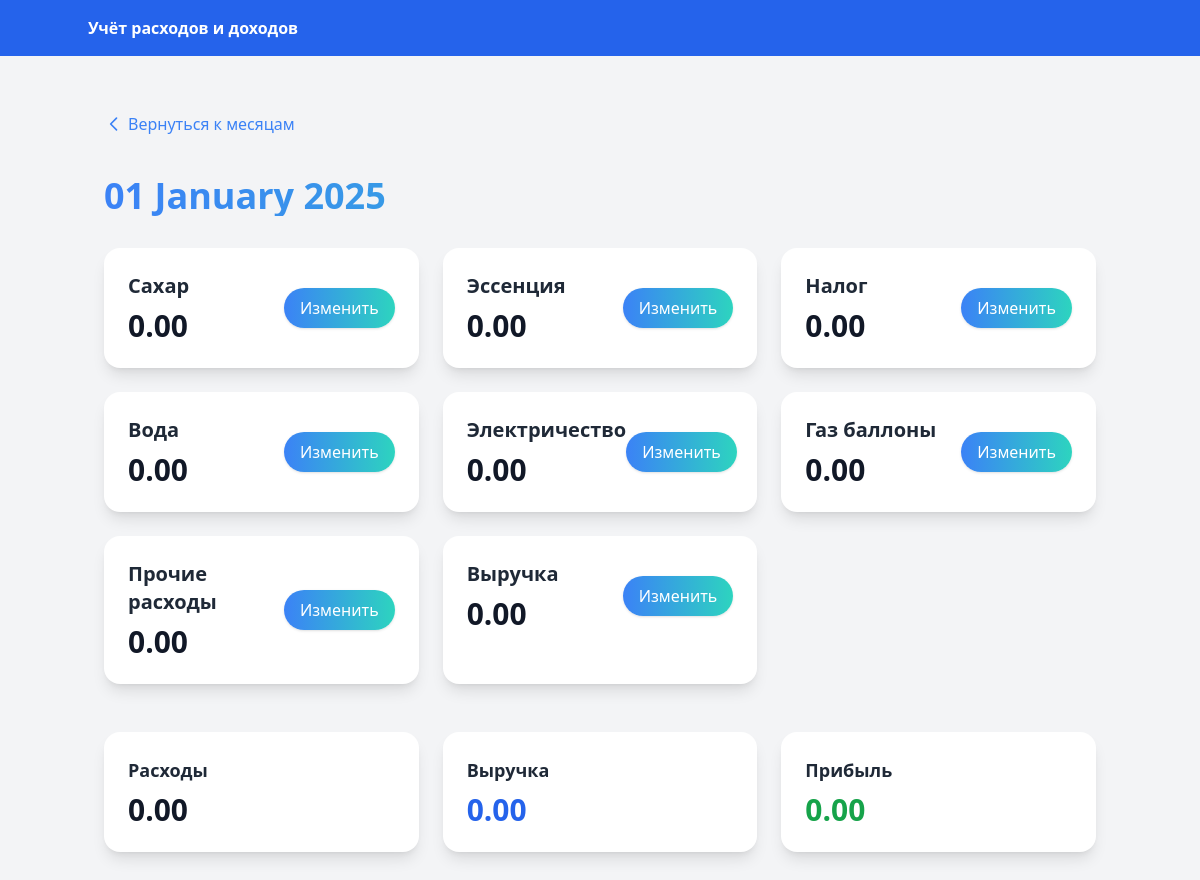
/day/2025/1/1, run on the app's committed database.
### models.py (models this page shows)
class DayRecord(db.Model):
    __tablename__ = 'day_records'
    id   = db.Column(db.Integer, primary_key=True)
    date = db.Column(db.Date, unique=True, nullable=False)
    sugar       = db.Column(db.Float, default=0)
    essence     = db.Column(db.Float, default=0)
    tax         = db.Column(db.Float, default=0)
    water       = db.Column(db.Float, default=0)
    electricity = db.Column(db.Float, default=0)
    gas         = db.Column(db.Float, default=0)
    other       = db.Column(db.Float, default=0)      # ← НОВОЕ
    revenue     = db.Column(db.Float, default=0)
    def expenses_total(self):
        return (_n(self.sugar) + _n(self.essence) + _n(self.tax) +
                _n(self.water) + _n(self.electricity) + _n(self.gas) +
                _n(self.other))                      # ← + other
    def profit(self):
        return _n(self.revenue) - self.expenses_total()

### app.py (the view, shortened to what this page needs)
    @app.route('/day/<int:year>/<int:month>/<int:day>', methods=['GET', 'POST'])
    def day_view(year, month, day):
        selected_date = date(year, month, day)
        record = DayRecord.query.filter_by(date=selected_date).first() or DayRecord(date=selected_date)
        cards = [
            ('sugar',       'Сахар',            record.sugar),
            ('essence',     'Эссенция',         record.essence),
            ('tax',         'Налог',            record.tax),
            ('water',       'Вода',             record.water),
            ('electricity', 'Электричество',    record.electricity),
            ('gas',         'Газ баллоны',      record.gas),
            ('other',       'Прочие расходы',   record.other),
            ('revenue',     'Выручка',          record.revenue),
        ]
        return render_template(
            'day.html',
            date=selected_date,
            cards=cards,
            record=record,
            month=month,
            year=year
        )

### models.py (called while the page is built)
def _n(v):           # helper ⟶ None → 0
    return v or 0

### templates/day.html (shortened to what this page needs)
{% extends 'base.html' %}
{% block content %}
<div class="container mx-auto px-4 py-6 max-w-7xl">
  <a href="{{ url_for('month_view', year=year, month=month) }}"
     class="inline-flex items-center text-blue-500 hover:text-blue-600 transition mb-6">
    <svg class="w-5 h-5 mr-1" fill="none" stroke="currentColor" stroke-width="2"
         viewBox="0 0 24 24" xmlns="http://www.w3.org/2000/svg">
      <path stroke-linecap="round" stroke-linejoin="round" d="M15 19l-7-7 7-7"></path>
    </svg>
    <span class="font-medium">Вернуться к месяцам</span>
  </a>
  <h1 class="mt-4 text-4xl font-extrabold bg-clip-text text-transparent
             bg-gradient-to-r from-blue-500 to-teal-400 animate-pulse mb-8">
  </h1>
  <div class="grid grid-cols-1 sm:grid-cols-2 lg:grid-cols-3 gap-6 mb-12">
    {% for field, label, value in cards %}
      {% set val = value or 0 %}
      <div x-data="{ open: false }" class="relative bg-white rounded-2xl shadow-lg p-6 group">
        <div class="relative z-10 flex justify-between items-center">
          <div>
            <div class="text-xl font-semibold text-gray-800">{{ label }}</div>
            <div class="text-3xl font-bold mt-2 text-gray-900">{{ '{:.2f}'.format(val) }}</div>
          </div>
          <button @click="open = true"
                  class="bg-gradient-to-r from-blue-500 to-teal-400 text-white px-4 py-2 rounded-full shadow
                         hover:from-blue-600 hover:to-teal-500 transition transform hover:-translate-y-0.5">
            Изменить
          </button>
        </div>
      </div>
    {% endfor %}
  </div>
  <div class="grid grid-cols-1 sm:grid-cols-3 gap-6">
    <div class="bg-white rounded-2xl shadow-lg p-6">
      <div class="text-lg font-semibold text-gray-800 mb-2">Расходы</div>
      <div class="text-3xl font-bold text-gray-900">{{ '{:.2f}'.format(record.expenses_total()) }}</div>
    </div>
    <div class="bg-white rounded-2xl shadow-lg p-6">
      <div class="text-lg font-semibold text-gray-800 mb-2">Выручка</div>
      <div class="text-3xl font-bold text-blue-600">{{ '{:.2f}'.format(record.revenue or 0) }}</div>
    </div>
    <div class="bg-white rounded-2xl shadow-lg p-6">
      <div class="text-lg font-semibold text-gray-800 mb-2">Прибыль</div>
      <div class="text-3xl font-bold {{ 'text-red-600' if record.profit() < 0 else 'text-green-600' }}">
        {{ '{:.2f}'.format(record.profit()) }}
      </div>
    </div>
  </div>
</div>
{% endblock %}

### data on the page
DayRecord: label "Сахар", val "0.00", label "Эссенция", label "Налог", label "Вода", label "Электричество", label "Газ баллоны", label "Прочие расходы", label "Выручка", expenses_total "0.00", revenue "0.00", profit "0.00"
